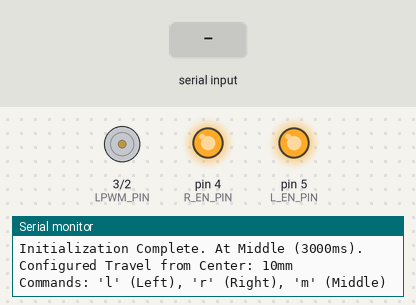
The sketch below on a simulated Arduino Uno, built with avr-gcc and run on an emulated ATmega328P. On the bench: motor-driver pin pairs drawn as motors (green arrow = first pin HIGH = forward, orange = second pin HIGH = backward, longer = more drive), output pins drawn as LEDs (lit = HIGH), the last lines printed to the serial monitor. The inputs (shaded band) are chosen by the test bench.

Above: at 1.4 s.
1.5 s: "l" received over Serial
At 2.4 s:
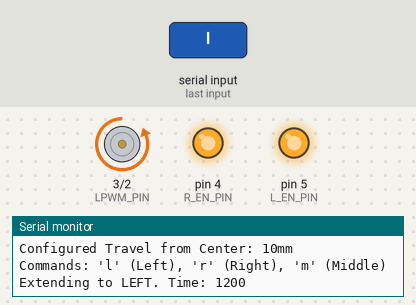
4.2 s: "r" received over Serial
At 4.5 s:
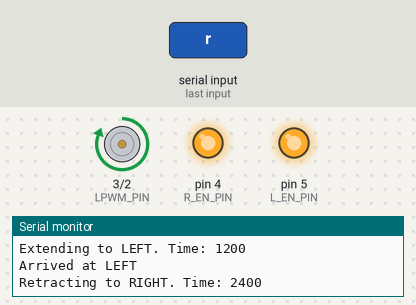
7.2 s: "m" received over Serial
At 8.9 s:
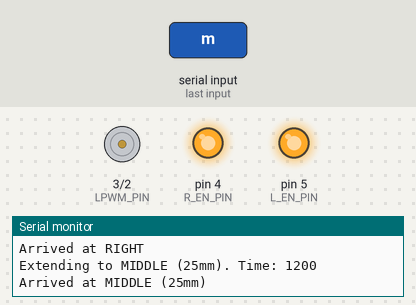
Timing chart, 0 to 10.4 s (numbered marks = the images above; inputs shaded):
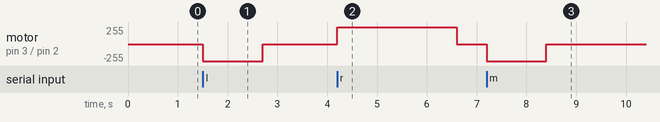

Measured:
- after the input at 1.5 s, motor on pin 3 (LPWM_PIN) / pin 2 (RPWM_PIN): stopped → backward 255/255 at once, → stopped 1.2 s later
- after the input at 4.2 s, motor on pin 3 (LPWM_PIN) / pin 2 (RPWM_PIN): stopped → forward 255/255 at once, → stopped 2.4 s later
- after the input at 7.2 s, motor on pin 3 (LPWM_PIN) / pin 2 (RPWM_PIN): stopped → backward 255/255 at once, → stopped 1.2 s later

The sketch:

actuator_test.ino
```cpp
/*
  Actuator Control - Center Range (+/- 10mm)
  Hardware: Arduino UNO R4 WiFi + BTS7960 + SOVIK Actuator

  Logic:
  - Full Travel (50mm): 6000 ms (120ms per mm)
  - Middle (25mm): 3000 ms
  - Startup: Assumes actuator is manually positioned at MIDDLE.
             Sets internal position to Middle immediately.

  Commands:
  - 'l': Move Left (Middle + travelDistMM)
  - 'r': Move Right (Middle - travelDistMM)
  - 'm': Move Middle (0mm from center) -> 25mm -> 3000 ms
  - 's': Stop (Manual override).

  Instead of using differential drive in @Main%20Project%20Code.ino , I want to make use of the actuator that we have configured in @actuator.ino .  Don't write any code, just tell me if it'll work and what to consider, and any shortcomings.
*/

const int RPWM_PIN = 2; // Extend
const int LPWM_PIN = 3; // Retract
const int R_EN_PIN = 4;
const int L_EN_PIN = 5;

// TIMING CONSTANTS (Based on 6000ms = 50mm)
const unsigned long FULL_TRAVEL_MS = 6000;
const unsigned long POS_MIDDLE_MS = 3000;  // 25mm

// CONVERSION & CONFIGURATION
const int MS_PER_MM = 120; // 60ms / 50mm = 120ms/mm
int travelDistMM = 10;     // Distance to move left/right from center (Max 25mm)

// STATE TRACKING
unsigned long currentPosMs = 0; // 0 = Fully Retracted
int motorSpeed = 255;

void setup() {
  Serial.begin(9600);

  pinMode(RPWM_PIN, OUTPUT);
  pinMode(LPWM_PIN, OUTPUT);
  pinMode(R_EN_PIN, OUTPUT);
  pinMode(L_EN_PIN, OUTPUT);

  // Enable Driver
  digitalWrite(R_EN_PIN, HIGH);
  digitalWrite(L_EN_PIN, HIGH);

  stopMotor();

  Serial.println("--- Actuator Center-Range Control ---");
  Serial.println("Initializing Position...");

  // 1. ASSUME CURRENT POSITION IS MIDDLE
  currentPosMs = POS_MIDDLE_MS;
  Serial.println("System Initialized.");
  Serial.println("ASSUMPTION: Actuator is currently at Center.");

  Serial.println("Initialization Complete. At Middle (3000ms).");
  Serial.print("Configured Travel from Center: "); Serial.print(travelDistMM); Serial.println("mm");
  Serial.println("Commands: 'l' (Left), 'r' (Right), 'm' (Middle)");
}

void loop() {
  if (Serial.available() > 0) {
    char cmd = Serial.read();

    if (cmd == 'l') {
      unsigned long posLeftMs = POS_MIDDLE_MS + (travelDistMM * MS_PER_MM);
      goToPosition(posLeftMs, "LEFT");
    }
    else if (cmd == 'r') {
      unsigned long posRightMs = POS_MIDDLE_MS - (travelDistMM * MS_PER_MM);
      goToPosition(posRightMs, "RIGHT");
    }
    else if (cmd == 'm') {
      goToPosition(POS_MIDDLE_MS, "MIDDLE (25mm)");
    }
  }
}

// --- GENERIC MOVE FUNCTION ---
void goToPosition(unsigned long targetMs, const char* name) {
  if (currentPosMs == targetMs) {
    Serial.print("Already at "); Serial.println(name);
    return;
  }

  if (currentPosMs < targetMs) {
    // Need to EXTEND
    unsigned long moveTime = targetMs - currentPosMs;
    Serial.print("Extending to "); Serial.print(name);
    Serial.print(". Time: "); Serial.println(moveTime);
    driveMotor(true, moveTime);
  } else {
    // Need to RETRACT
    unsigned long moveTime = currentPosMs - targetMs;
    Serial.print("Retracting to "); Serial.print(name);
    Serial.print(". Time: "); Serial.println(moveTime);
    driveMotor(false, moveTime);
  }

  currentPosMs = targetMs;
  Serial.print("Arrived at "); Serial.println(name);
}

// --- MOTOR HELPER ---
// Driving for a specific duration (Blocking)
void driveMotor(bool extend, unsigned long duration) {
  if (extend) {
     analogWrite(LPWM_PIN, 0);
     analogWrite(RPWM_PIN, motorSpeed);
  } else {
     analogWrite(RPWM_PIN, 0);
     analogWrite(LPWM_PIN, motorSpeed);
  }

  delay(duration); // Simple blocking delay for fixed movements

  stopMotor();
}

void stopMotor() {
  analogWrite(RPWM_PIN, 0);
  analogWrite(LPWM_PIN, 0);
}
```
